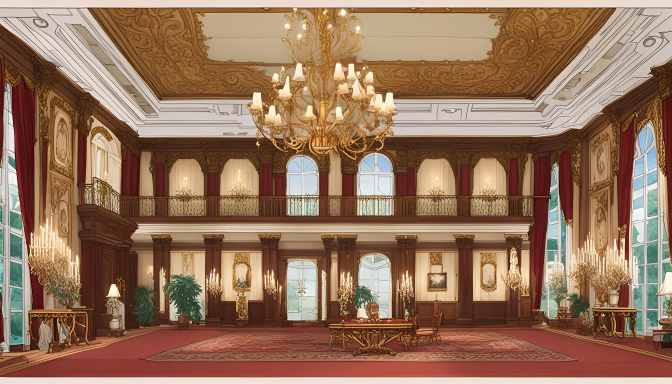
#> input picture Level_5/Image/Hall 1.jpg, 1344 x 768 px (shown at 1/2 size); its folder holds only this picture in this run
$ python -i Level_5.py   (imports and definitions only)
#> lines starting #> are read from the running program, lines starting #| are printed output that depends on the picture
#> further down, picture is the input picture: PIL image 1344x768 RGB; mean R, G, B 149.8, 115.5, 91.4
from PIL import Image, ImageTk, ImageFilter, ImageEnhance, ImageOps
import tkinter as tk
import tkinter.messagebox as messagebox
import subprocess
import pygame
import json
import os
from tkinter import ttk
# [2 lines not run here, left out]
# [1 line that did not run here, left out]
# [1 line that did not run here, left out]
# [2 lines not run here, left out]


# Ensure the script gets a username argument
user_name = "yl"

# Filename where to store user data
USER_DATA_FILE = 'user_data.json'

# Load user data from file
# [6 lines left out: function load_user_data, not called in this run]

# Save user data to file
def save_user_data(data):
    with open(USER_DATA_FILE, 'w') as file:
        json.dump(data, file)

# Update user level
#def update_user_level(username, level):
#    user_data = load_user_data()
#    user_data[username]['level'] = level
#    save_user_data(user_data)

# [11 lines left out: function update_user_level, not called in this run]

# [2 lines not run here, left out]
# [1 line that did not run here, left out]
# [1 line that did not run here, left out]
# [2 lines not run here, left out]

# Show rules in a popup window
# [23 lines left out: function show_rules_popup, not called in this run]


# [1 line not run here, left out]
# [1 line that did not run here, left out]
# [1 line that did not run here, left out]
# [1 line not run here, left out]

# [4 lines left out: function home, not called in this run]

# [1 line not run here, left out]
# [1 line that did not run here, left out]
# [1 line that did not run here, left out]
# [1 line not run here, left out]

def create_glow_effect(image, glow_color=(200, 200, 200, 255), radius=15):
#> called with glow_color = (200, 200, 200, 255), radius = 15
    image = image.convert("RGBA")
    mask = image.split()[3]
#> mask: PIL image 1344x768 L; every value is 255
    glow = Image.new("RGBA", image.size, glow_color)
    glow.putalpha(mask)
    expanded_mask = mask.resize((mask.width + 2 * radius, mask.height + 2 * radius), Image.LANCZOS)
#> expanded_mask: PIL image 1374x798 L; every value is 255
    blurred_mask = expanded_mask.filter(ImageFilter.GaussianBlur(radius))
    glow_image = Image.new("RGBA", (image.width + 2 * radius, image.height + 2 * radius), (0, 0, 0, 0))
#> glow_image: PIL image 1374x798 RGBA; every value is 0
    expanded_glow = glow.resize((image.width + 2 * radius, image.height + 2 * radius), Image.LANCZOS)
    glow_image.paste(expanded_glow, (0, 0), mask=blurred_mask)
    glow_image.paste(image, (radius, radius), mask=image)
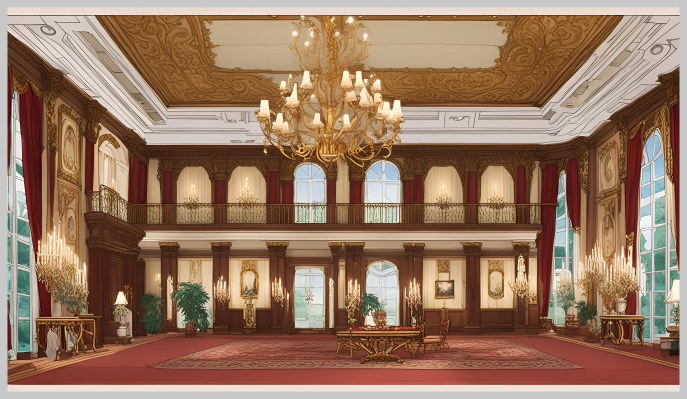
#> glow_image: PIL image 1374x798 RGBA (shown at 1/2 size); mean R, G, B, A 152.8, 120.5, 97.8, 255

    return glow_image

def open_hall_window(event):
    subprocess.Popen(["python", "Level_5/Hall.py"])
    root.destroy()

# [1 line not run here, left out]
# [1 line that did not run here, left out]
# [1 line that did not run here, left out]
# [1 line that did not run here, left out]
# [3 lines not run here, left out]
# [1 line that did not run here, left out]
# [1 line not run here, left out]
# [1 line that did not run here, left out]
# [1 line not run here, left out]

def open_room_window(event):
    subprocess.Popen(["python", "Level_5/Room.py"])
    root.destroy()

# [1 line not run here, left out]
# [1 line that did not run here, left out]
# [1 line that did not run here, left out]
# [1 line that did not run here, left out]
# [3 lines not run here, left out]
# [1 line that did not run here, left out]
# [1 line not run here, left out]
# [1 line that did not run here, left out]
# [1 line not run here, left out]

def open_note_window(event):
    subprocess.Popen(["python", "Level_5/Note.py"])
    root.destroy()

# [1 line not run here, left out]
# [1 line that did not run here, left out]
# [1 line that did not run here, left out]
# [1 line not run here, left out]

# [9 lines left out: function toggle_mute, not called in this run]

# [5 lines not run here, left out]

muted = False
# [1 line that did not run here, left out]
# [5 lines not run here, left out]

>>> from PIL import Image
>>> picture = Image.open('Image/Hall 1.jpg')
>>> result = create_glow_effect(picture)

$ run again, on Level_5/Image/Hall 2.jpg
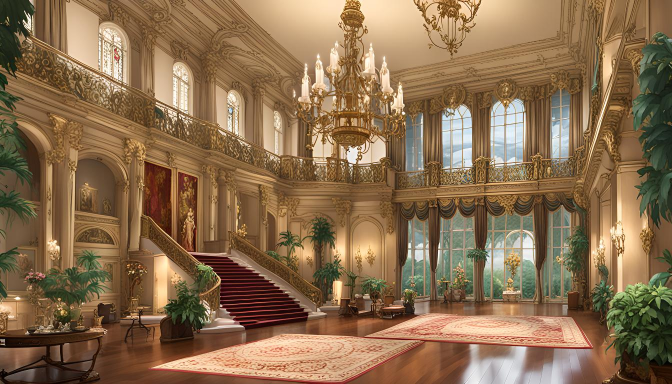
#> input picture Level_5/Image/Hall 2.jpg, 1344 x 768 px (shown at 1/2 size)
#> picture is the input picture: PIL image 1344x768 RGB; mean R, G, B 138, 109.6, 78.3
#> mask: PIL image 1344x768 L; every value is 255
#> expanded_mask: PIL image 1374x798 L; every value is 255
#> in create_glow_effect, `glow_image.paste(image, (radius, radius), mask=image)`:
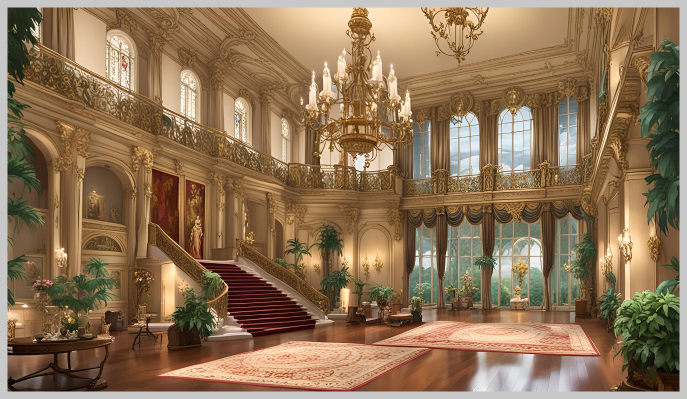
#> glow_image: PIL image 1374x798 RGBA (shown at 1/2 size); mean R, G, B, A 141.6, 114.9, 85.5, 255

$ run again, on Level_5/Image/Hall 3.jpg
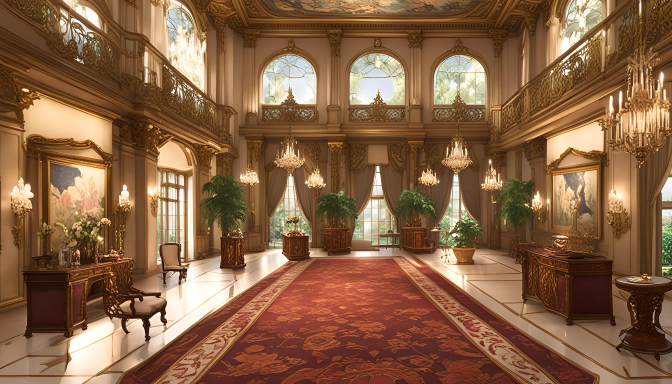
#> input picture Level_5/Image/Hall 3.jpg, 1344 x 768 px (shown at 1/2 size)
#> picture is the input picture: PIL image 1344x768 RGB; mean R, G, B 136, 98.2, 68.2
#> mask: PIL image 1344x768 L; every value is 255
#> expanded_mask: PIL image 1374x798 L; every value is 255
#> in create_glow_effect, `glow_image.paste(image, (radius, radius), mask=image)`:
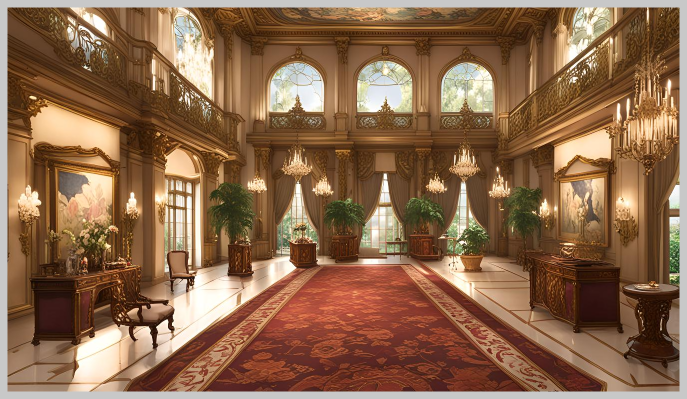
#> glow_image: PIL image 1374x798 RGBA (shown at 1/2 size); mean R, G, B, A 139.8, 104.2, 76, 255
